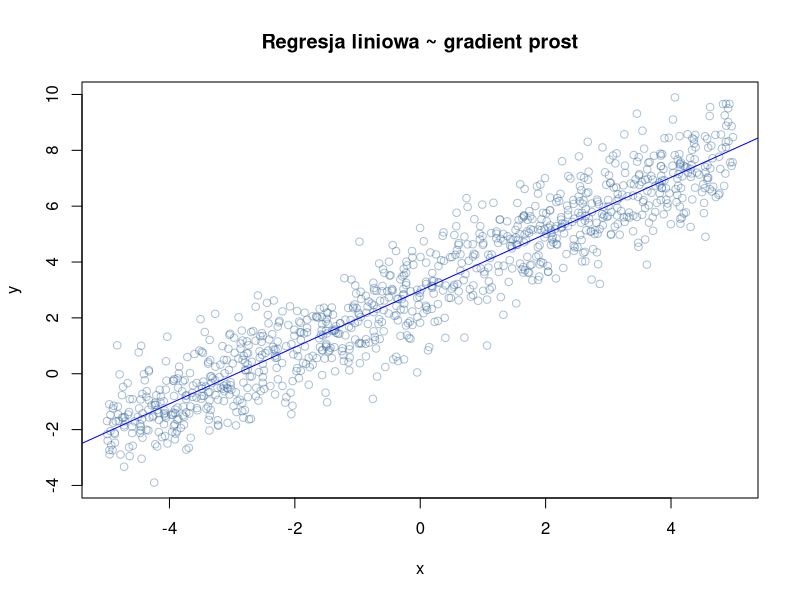
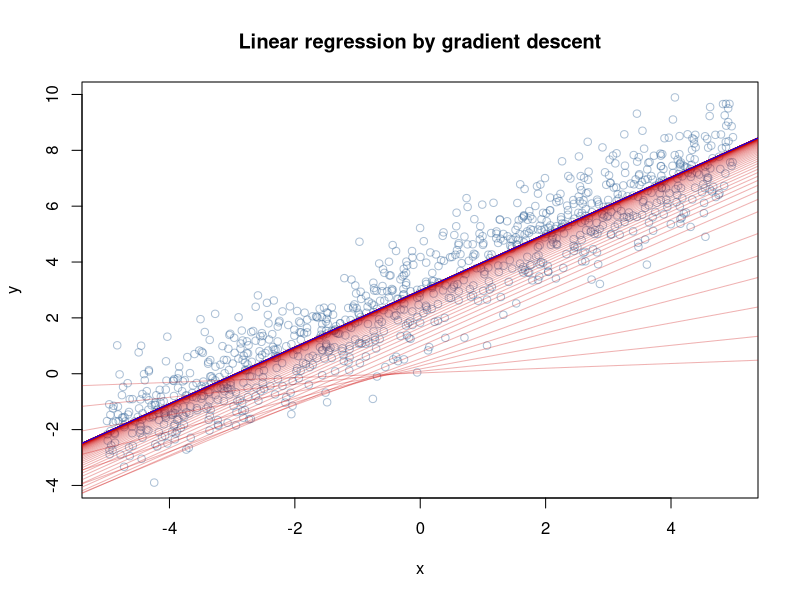
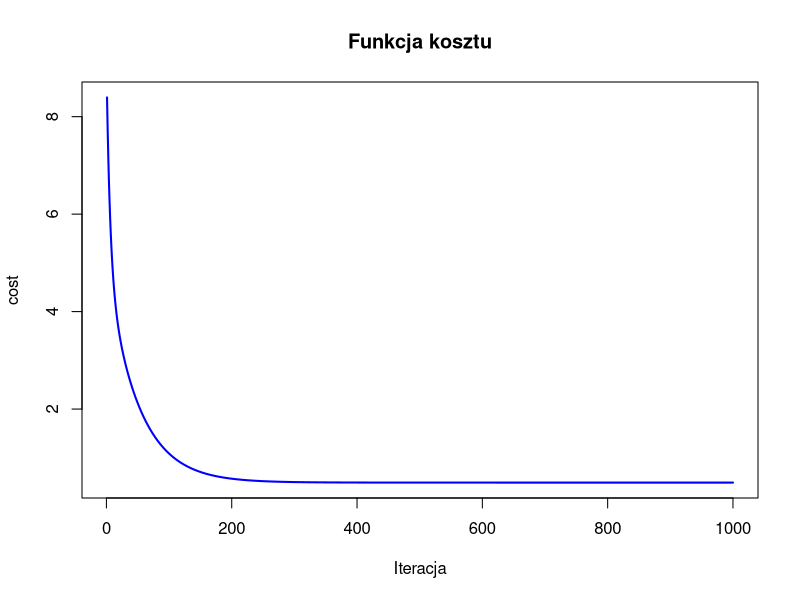

These charts were generated, in order, by the following R code:

# 3. Implementacja gradientu

# 3.1. Generujemy losowy ciąg danych, w których y jest (zniekształconą) funkcją x

x <- runif(1000, -5, 5)
y <- x + rnorm(1000) + 3

#x <- cars$speed
#x <- cars$dist

# 3.2. Dopasowanie modelu regresji liniowej do danych

res <- lm(y~x)
print(res)

# 3.3. Wizualizacja modelu

par(mfrow=c(1,1))
plot(x,y, col=rgb(0.2,0.4,0.6, 0.4), main='Regresja liniowa ~ gradient prost')
abline(res, col='blue')

# 3.4. Definiujemy funkcję kosztu

cost <- function(X, y, theta) {
  sum( (X %*% theta - y )^2)/(2*length(y))
}

# 3.5. Learning rate i limit iteracji

alpha <- 0.01
num_iters <- 1000

# 3.6. Historia (do wykresu później)

cost_history <- double(num_iters)
theta_history <- list(num_iters)

# 3.7. Inicjalizacja parametrów

theta <- matrix(c(0,0), nrow=2)

# 3.8. Dodajemy kolumnę z 1'kami dla wyrazu wolnego
X <- cbind(1, matrix(x))

# 3.9. Gradient prosty

for (i in 1:num_iters) {
  error <- (X %*% theta - y)
  delta <- t(X) %*% error / length(y)
  theta <- theta - alpha * delta
  cost_history[i] <- cost(X,y,theta)
  theta_history[[i]] <- theta
}

print(theta)

# 3.10. Wizualizacja danych

plot(x,y, col=rgb(0.2,0.4,0.6,0.4), main='Linear regression by gradient descent')
for (i in c(1,3,6,10,14,seq(20,num_iters,by=10))) {
  abline(coef=theta_history[[i]], col=rgb(0.8,0,0,0.3))
}
abline(coef=theta, col='blue')


# 3.11 Funkcja kosztu dla kolejnych iteracji

plot(cost_history, type='line', col='blue', lwd=2, main='Funkcja kosztu',
     ylab='cost', xlab='Iteracja')